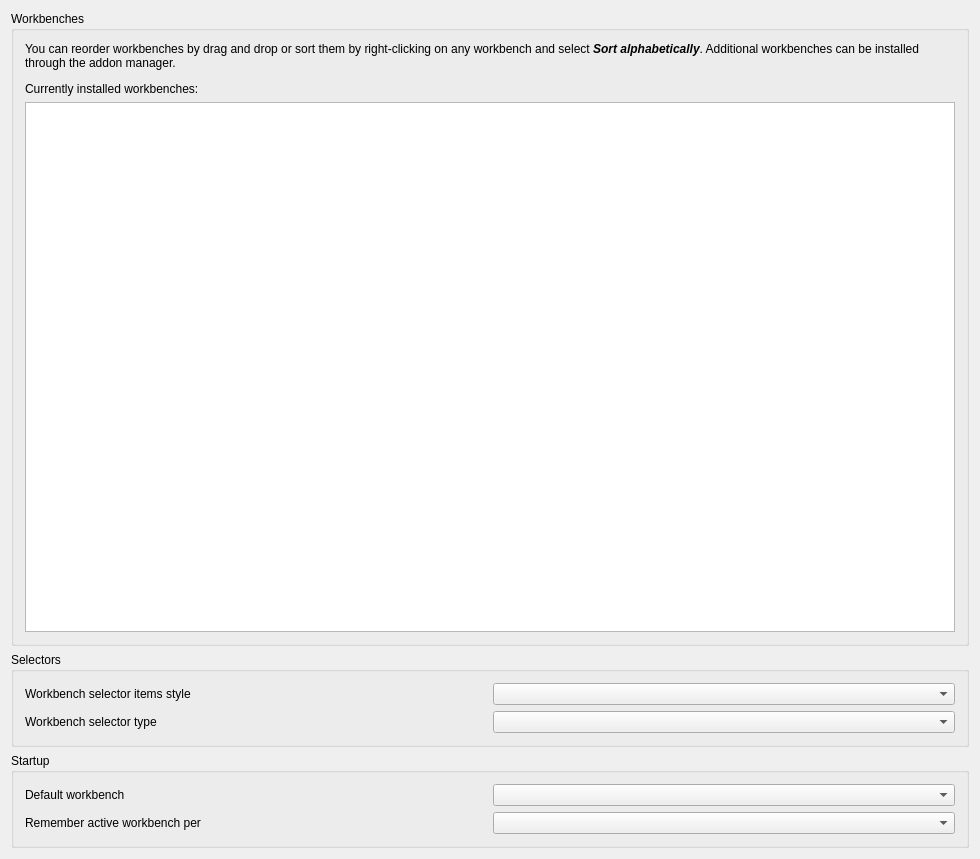
<?xml version="1.0" encoding="UTF-8"?>
<ui version="4.0">
 <class>Gui::Dialog::DlgSettingsWorkbenches</class>
 <widget class="QWidget" name="Gui::Dialog::DlgSettingsWorkbenches">
  <property name="geometry">
   <rect>
    <x>0</x>
    <y>0</y>
    <width>980</width>
    <height>859</height>
   </rect>
  </property>
  <property name="windowTitle">
   <string>Available Workbenches</string>
  </property>
  <layout class="QVBoxLayout" name="verticalLayout_3">
   <item>
    <widget class="QGroupBox" name="groupBox">
     <property name="title">
      <string>Workbenches</string>
     </property>
     <layout class="QVBoxLayout" name="verticalLayout_4">
      <item>
       <widget class="QLabel" name="noteLabel">
        <property name="sizePolicy">
         <sizepolicy hsizetype="Preferred" vsizetype="Preferred">
          <horstretch>0</horstretch>
          <verstretch>0</verstretch>
         </sizepolicy>
        </property>
        <property name="minimumSize">
         <size>
          <width>0</width>
          <height>50</height>
         </size>
        </property>
        <property name="text">
         <string>&lt;html&gt;&lt;head/&gt;&lt;body&gt;&lt;p&gt;You can reorder workbenches by drag and drop or sort them by right-clicking on any workbench and select &lt;span style=&quot;  font-weight:600; font-style:italic;&quot;&gt;Sort alphabetically&lt;/span&gt;. Additional workbenches can be installed through the addon manager.&lt;/p&gt;&lt;p&gt;
Currently installed workbenches:&lt;/p&gt;&lt;/body&gt;&lt;/html&gt;</string>
        </property>
        <property name="wordWrap">
         <bool>true</bool>
        </property>
       </widget>
      </item>
      <item>
       <widget class="ListWidgetDragBugFix" name="wbList"/>
      </item>
     </layout>
    </widget>
   </item>
   <item>
    <widget class="QGroupBox" name="groupBox_3">
     <property name="title">
      <string>Selectors</string>
     </property>
     <layout class="QVBoxLayout" name="verticalLayout">
      <item>
       <layout class="QHBoxLayout">
        <property name="spacing">
         <number>6</number>
        </property>
        <property name="leftMargin">
         <number>0</number>
        </property>
        <property name="topMargin">
         <number>0</number>
        </property>
        <property name="rightMargin">
         <number>0</number>
        </property>
        <property name="bottomMargin">
         <number>0</number>
        </property>
        <item>
         <widget class="QLabel" name="WorkbenchSelectorItemLabel">
          <property name="text">
           <string>Workbench selector items style</string>
          </property>
         </widget>
        </item>
        <item>
         <widget class="QComboBox" name="WorkbenchSelectorItem">
          <property name="toolTip">
           <string>Customizes how the items are displayed</string>
          </property>
         </widget>
        </item>
       </layout>
      </item>
      <item>
       <layout class="QHBoxLayout">
        <property name="spacing">
         <number>6</number>
        </property>
        <property name="leftMargin">
         <number>0</number>
        </property>
        <property name="topMargin">
         <number>0</number>
        </property>
        <property name="rightMargin">
         <number>0</number>
        </property>
        <property name="bottomMargin">
         <number>0</number>
        </property>
        <item>
         <widget class="QLabel" name="WorkbenchSelectorTypeLabel">
          <property name="text">
           <string>Workbench selector type</string>
          </property>
         </widget>
        </item>
        <item>
         <widget class="QComboBox" name="WorkbenchSelectorType">
          <property name="toolTip">
           <string>Choose the workbench selector widget type (restart required)</string>
          </property>
         </widget>
        </item>
       </layout>
      </item>
     </layout>
    </widget>
   </item>
   <item>
    <widget class="QGroupBox" name="groupBox_2">
     <property name="title">
      <string>Startup</string>
     </property>
     <layout class="QVBoxLayout" name="verticalLayout_2">
      <item>
       <layout class="QHBoxLayout">
        <property name="spacing">
         <number>6</number>
        </property>
        <property name="leftMargin">
         <number>0</number>
        </property>
        <property name="topMargin">
         <number>0</number>
        </property>
        <property name="rightMargin">
         <number>0</number>
        </property>
        <property name="bottomMargin">
         <number>0</number>
        </property>
        <item>
         <widget class="QLabel" name="autoModuleLabel">
          <property name="text">
           <string>Default workbench</string>
          </property>
         </widget>
        </item>
        <item>
         <widget class="QComboBox" name="AutoloadModuleCombo">
          <property name="toolTip">
           <string>Changes which workbench will be activated and shown
after FreeCAD launches</string>
          </property>
         </widget>
        </item>
       </layout>
      </item>
      <item>
       <layout class="QHBoxLayout">
        <property name="spacing">
         <number>6</number>
        </property>
        <property name="leftMargin">
         <number>0</number>
        </property>
        <property name="topMargin">
         <number>0</number>
        </property>
        <property name="rightMargin">
         <number>0</number>
        </property>
        <property name="bottomMargin">
         <number>0</number>
        </property>
        <item>
         <widget class="QLabel" name="WorkbenchContextLabel">
          <property name="text">
           <string>Remember active workbench per</string>
          </property>
         </widget>
        </item>
        <item>
         <widget class="QComboBox" name="WorkbenchContextCombo">
          <property name="toolTip">
           <string>Controls whether switching documents or tabs restores a remembered workbench</string>
          </property>
         </widget>
        </item>
       </layout>
      </item>
     </layout>
    </widget>
   </item>
  </layout>
 </widget>
 <layoutdefault spacing="6" margin="11"/>
 <customwidgets>
  <customwidget>
   <class>ListWidgetDragBugFix</class>
   <extends>QListWidget</extends>
   <header>ListWidgetDragBugFix.h</header>
  </customwidget>
 </customwidgets>
 <resources/>
 <connections/>
</ui>
